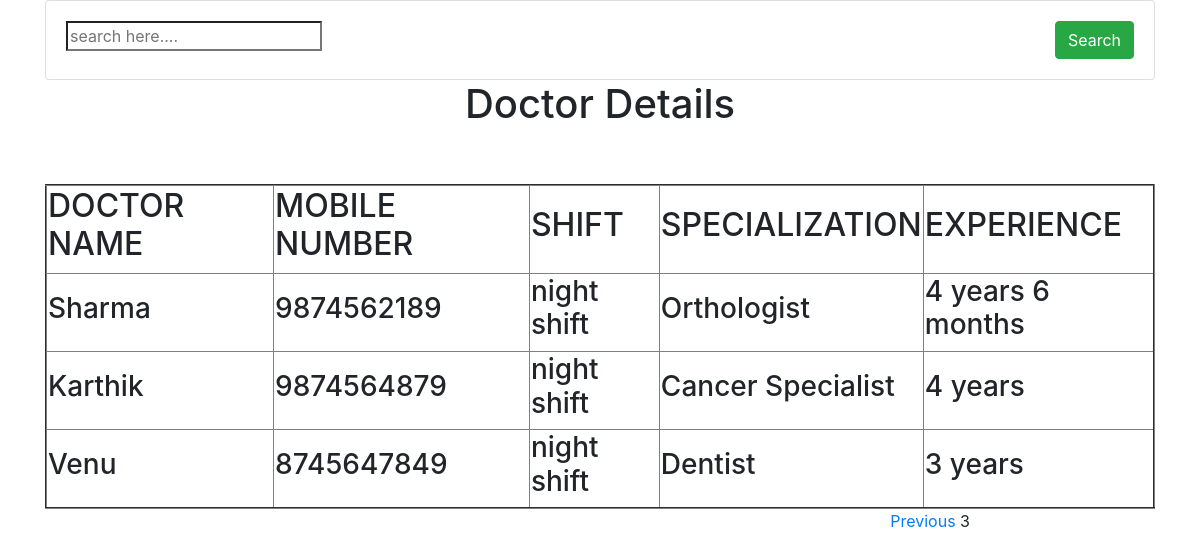
The page /read/?page=3 on the database its author committed.
### testapp/models.py (models this page shows, shortened)
class Doctor(models.Model):
    doctor_name=models.CharField(max_length=150)
    mobile_no=models.IntegerField()
    shift_choices=(
    ('day shift','Day Shift'),
    ('night shift','Night Shift')
    )
    shift=models.CharField(max_length=30,choices=shift_choices)
    specialization=models.CharField(max_length=100)
    experience=models.CharField(max_length=50)

### testapp/views.py (the view)
# urls.py: path('read/', views.doctor_read_view,name="doc_detail"),
def doctor_read_view(request):
    doc_list=Doctor.objects.all()
    paginator=Paginator(doc_list,3)
    page_number=request.GET.get('page')
    page_obj=paginator.get_page(page_number)
    name=request.GET.get('name')
    if name!='' and name is not None:
        page_obj=doc_list.filter(doctor_name__contains=name)
    my_dict={'page_obj':page_obj}
    return render(request,"docread.html",my_dict)

### templates/docread.html (shortened to what this page needs)
{% load static %}
<!DOCTYPE html>
<html lang="en" dir="ltr">
  <head>
    <link rel="stylesheet" href="{% static "style.css"%}">
    <link rel="stylesheet" href="https://maxcdn.bootstrapcdn.com/bootstrap/4.0.0/css/bootstrap.min.css">
  </head>
  <body>
<div class="container">
  <div class="row">
    <div class="col-md-12">
      <form class="card">
        <div class="card-body">
          <div class="row">
            <div class="col">
              <input type="search" name="name" value="" placeholder="search here....">
            </div>
            <div class="col-auto">
              <button type="search" name="button" class="btn btn-success">Search</button>
            </div>
          </div>
        </div>
      </form>
    </div>
  </div>
</div>
    <div class="container" align="center">
      <h1>Doctor Details</h1><br><br>
      <table border="2px">
        <tbody>
          <thead>
            <th><h2>DOCTOR NAME</h2></th>
            <th><h2>MOBILE NUMBER</h2></th>
            <th><h2>SHIFT</h2></th>
            <th><h2>SPECIALIZATION</h2></th>
            <th><h2>EXPERIENCE</h2></th>
          </thead>
          {% for i in page_obj %}
          <tr>
            <td><h3>{{i.doctor_name}}</h3></td>
            <td><h3>{{i.mobile_no}}</h3></td>
            <td><h3>{{i.shift}}</h3></td>
            <td><h3>{{i.specialization}}</h3></td>
            <td><h3>{{i.experience}}</h3></td>
          </tr>
          {% endfor %}
        </tbody>
      </table>
      </div>
        <div id="pagee">
            {% if page_obj.has_previous %}
            <a href="?page={{page_obj.previous_page_number}}">Previous</a>
            {% endif %}
            {{page_obj.number}}
        </div>
  </body>
</html>

### static/style.css (style rules this page uses)
#pagee { float: right; padding-right: 230px; }

### rows shown on the page
Doctor: doctor_name "Sharma", mobile_no "9874562189", shift "night shift", specialization "Orthologist", experience "4 years 6 months"
Doctor: doctor_name "Karthik", mobile_no "9874564879", shift "night shift", specialization "Cancer Specialist", experience "4 years"
Doctor: doctor_name "Venu", mobile_no "8745647849", shift "night shift", specialization "Dentist", experience "3 years"

### other values the page prints
{{ page_obj.number }} "3"
